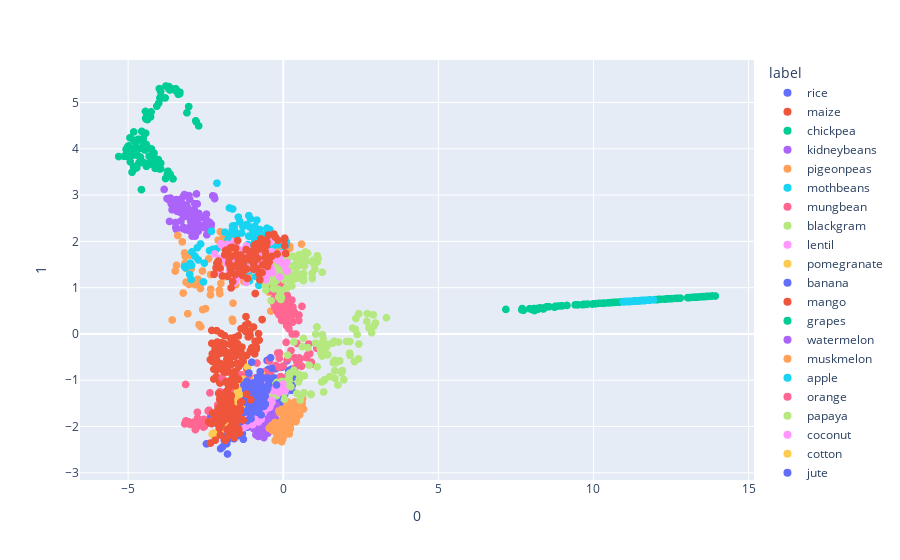

Notebook code for this chart:
### Code cell
isomap_df = Isomap(n_neighbors=60, n_components=2)
isomap_df.fit(df_std)
projections_isomap = isomap_df.transform(df_std)

fig = px.scatter(
    projections_isomap, x=0, y=1,
    color=df['label'], labels={'color': 'label'}
)
fig.update_traces(marker_size=8)
fig.show()
